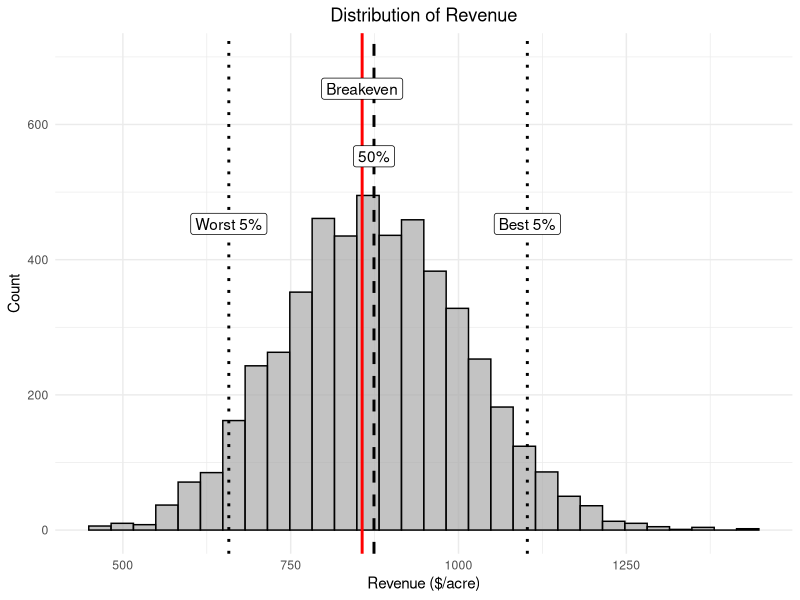
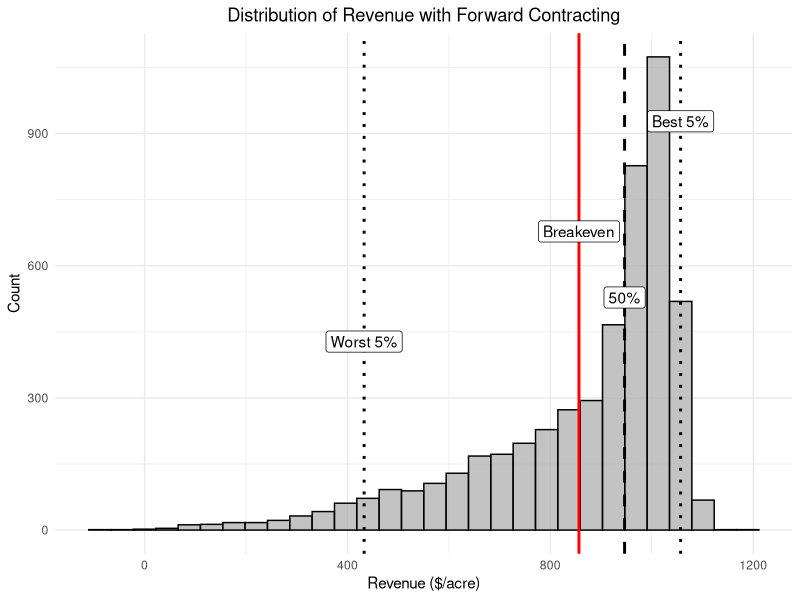
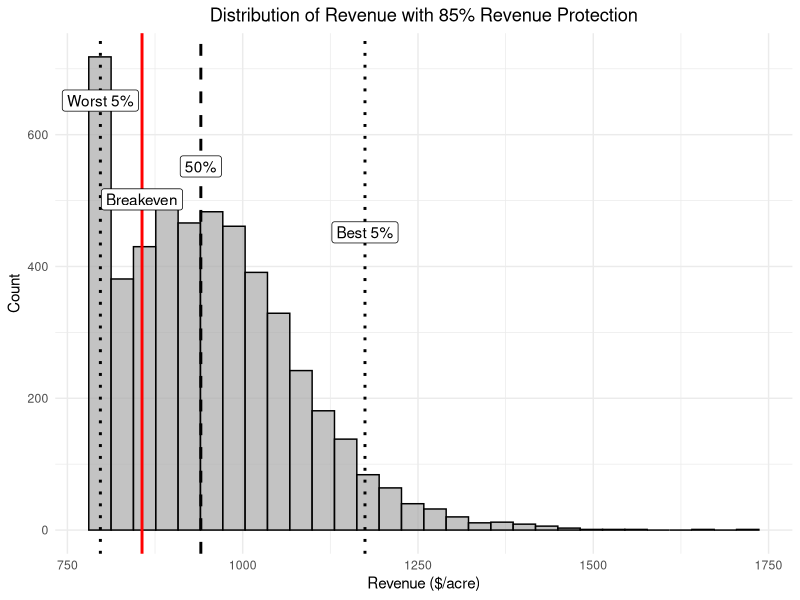
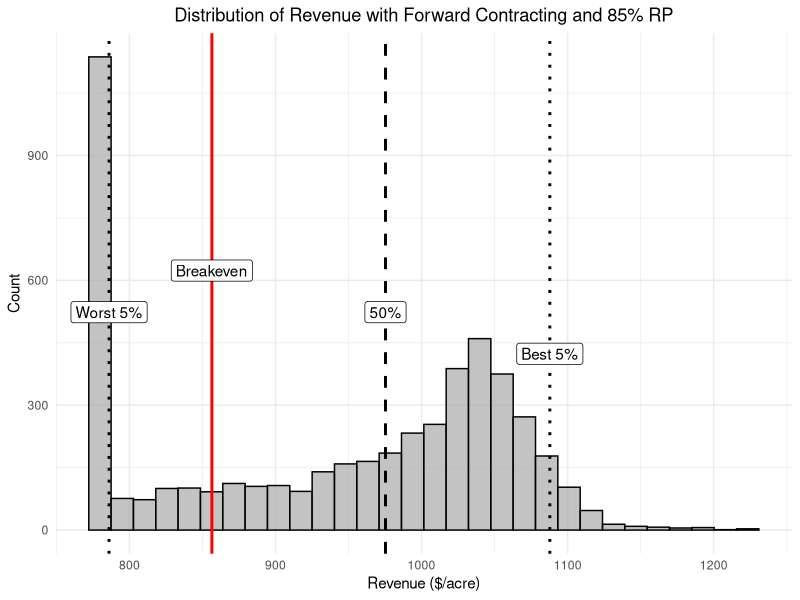

R code for these plots, in order:
##Monte Carlo Simulation##
##########################
library(ggplot2)

#Generating 2 N(0,1) Draws
draw1 = rnorm(5000, 0, 1)
draw2 = rnorm(5000, 0, 1)

#Imposing Correlation between Draws
L = -0.6
corr = (L*draw1 + (1+L)*draw2)/sqrt(L^2+(1+L)^2)

#Turning First Draw and Correlated Draw into Probabilities
d1_prob = pnorm(draw1)
corr_prob = pnorm(corr)

#Turing First Draw Probabilities to Prices#
###########################################

#ZCZ25
cur_price  = 4.3725
#Time to Maturity
time = 1  + (1/12)
#Implied Volatility
imp_vol =  .2132
sd  = imp_vol*sqrt(time)
prices = qlnorm(d1_prob, log(cur_price), sd)

#Turing Correlated Draw Probabilities to Yield#
###############################################

#Creating Beta Inverse Function
betainv = function(p, alpha, beta, lower, upper) {
  qbeta(p, alpha, beta) * (upper-lower) + lower
}

#Defining Low & High Yield
low = 78
high = 252

#Generating Yields
yields = betainv(corr_prob, 1.7, 0.65, low, high)

#No Hedge#
##########
revenue = prices*yields

data = data.frame(yields,prices,revenue)

ggplot(data, aes(revenue, ..count..)) +
  geom_histogram(fill = "darkgrey", color = "black", alpha = 0.7) +
  ggtitle("Distribution of Revenue") +
  xlab("Revenue ($/acre)") + ylab("Count") +
  geom_vline(xintercept = 856.43, color = "red", size=1) +
  geom_vline(xintercept = quantile(data$revenue, probs = 0.5), linetype = "dashed", color = "black", size=1) +
  geom_vline(xintercept = c(quantile(data$revenue, probs = 0.05) ,quantile(data$revenue, probs = 0.95)), linetype = "dotted", color = "black", size=1) +
  annotate(x=856.43,y=700,label="Breakeven",vjust=2,geom="label") +
  annotate(x=quantile(data$revenue, probs = 0.5),y=600,label="50%",vjust=2,geom="label") +
  annotate(x=quantile(data$revenue, probs = 0.05),y=500,label="Worst 5%",vjust=2,geom="label") +
  annotate(x=quantile(data$revenue, probs = 0.95),y=500,label="Best 5%",vjust=2,geom="label") +
  theme_minimal() + 
  theme(plot.title = element_text(hjust = 0.5))

#Forward Contracting#
#####################
forward_price = 4.4
data$hedged_rev = data$revenue + (forward_price - data$prices)*(.85*mean(data$yields))

ggplot(data, aes(hedged_rev)) +
  geom_histogram(fill = "darkgrey", color = "black", alpha = 0.7) +
  ggtitle("Distribution of Revenue with Forward Contracting") +
  xlab("Revenue ($/acre)") + ylab("Count") +
  geom_vline(xintercept = 856.43, color = "red", size=1) +
  geom_vline(xintercept = quantile(data$hedged_rev, probs = 0.5), linetype = "dashed", color = "black", size=1) +
  geom_vline(xintercept = c(quantile(data$hedged_rev, probs = 0.05) ,quantile(data$hedged_rev, probs = 0.95)), linetype = "dotted", color = "black", size=1) +
  annotate(x=856.43,y=750,label="Breakeven",vjust=2,geom="label") +
  annotate(x=quantile(data$hedged_rev, probs = 0.05),y=500,label="Worst 5%",vjust=2,geom="label") +
  annotate(x=quantile(data$hedged_rev, probs = 0.5),y=600,label="50%",vjust=2,geom="label") +
  annotate(x=quantile(data$hedged_rev, probs = 0.95),y=1000,label="Best 5%",vjust=2,geom="label") +
  theme_minimal() + 
  theme(plot.title = element_text(hjust = 0.5))


#RP Insurance#
##############
coverage  = 0.85
feb_price = mean(prices)

for (i in 1:length(data$prices)){
  data$guarantee[i] = coverage*mean(data$yields)*max(feb_price,data$prices[i])
}

data$indemnity = ifelse(data$revenue<data$guarantee, data$guarantee-data$revenue,0)

rp_value = mean(data$indemnity)

data$rp_net = data$revenue+data$indemnity+(.42*rp_value)

ggplot(data, aes(rp_net)) +
  geom_histogram(fill = "darkgrey", color = "black", alpha = 0.7) +
  ggtitle("Distribution of Revenue with 85% Revenue Protection") +
  xlab("Revenue ($/acre)") + ylab("Count") +
  geom_vline(xintercept = 856.43, color = "red", size=1) +
  geom_vline(xintercept = quantile(data$rp_net, probs = 0.5), linetype = "dashed", color = "black", size=1) +
  geom_vline(xintercept = c(quantile(data$rp_net, probs = 0.05) ,quantile(data$rp_net, probs = 0.95)), linetype = "dotted", color = "black", size=1) +
  annotate(x=856.43,y=550,label="Breakeven",vjust=2,geom="label") +
  annotate(x=quantile(data$rp_net, probs = 0.5),y=600,label="50%",vjust=2,geom="label") +
  annotate(x=quantile(data$rp_net, probs = 0.05),y=700,label="Worst 5%",vjust=2,geom="label") +
  annotate(x=quantile(data$rp_net, probs = 0.95),y=500,label="Best 5%",vjust=2,geom="label") +
  theme_minimal() + 
  theme(plot.title = element_text(hjust = 0.5))


#Forward Contracting + RP#
##########################
data$rp_hedge_net = data$hedged_rev + data$indemnity + (.42*rp_value)
ggplot(data, aes(rp_hedge_net)) +
  geom_histogram(fill = "darkgrey", color = "black", alpha = 0.7) +
  ggtitle("Distribution of Revenue with Forward Contracting and 85% RP") +
  xlab("Revenue ($/acre)") + ylab("Count") +
  geom_vline(xintercept = 856.43, color = "red", size=1) +
  geom_vline(xintercept = quantile(data$rp_hedge_net, probs = 0.5), linetype = "dashed", color = "black", size=1) +
  geom_vline(xintercept = c(quantile(data$rp_hedge_net, probs = 0.05) ,quantile(data$rp_hedge_net, probs = 0.95)), linetype = "dotted", color = "black", size=1) +
  annotate(x=856.43,y=700,label="Breakeven",vjust=2,geom="label") +
  annotate(x=quantile(data$rp_hedge_net, probs = 0.5),y=600,label="50%",vjust=2,geom="label") +
  annotate(x=quantile(data$rp_hedge_net, probs = 0.05),y=600,label="Worst 5%",vjust=2,geom="label") +
  annotate(x=quantile(data$rp_hedge_net, probs = 0.95),y=500,label="Best 5%",vjust=2,geom="label") +
  theme_minimal() + 
  theme(plot.title = element_text(hjust = 0.5))